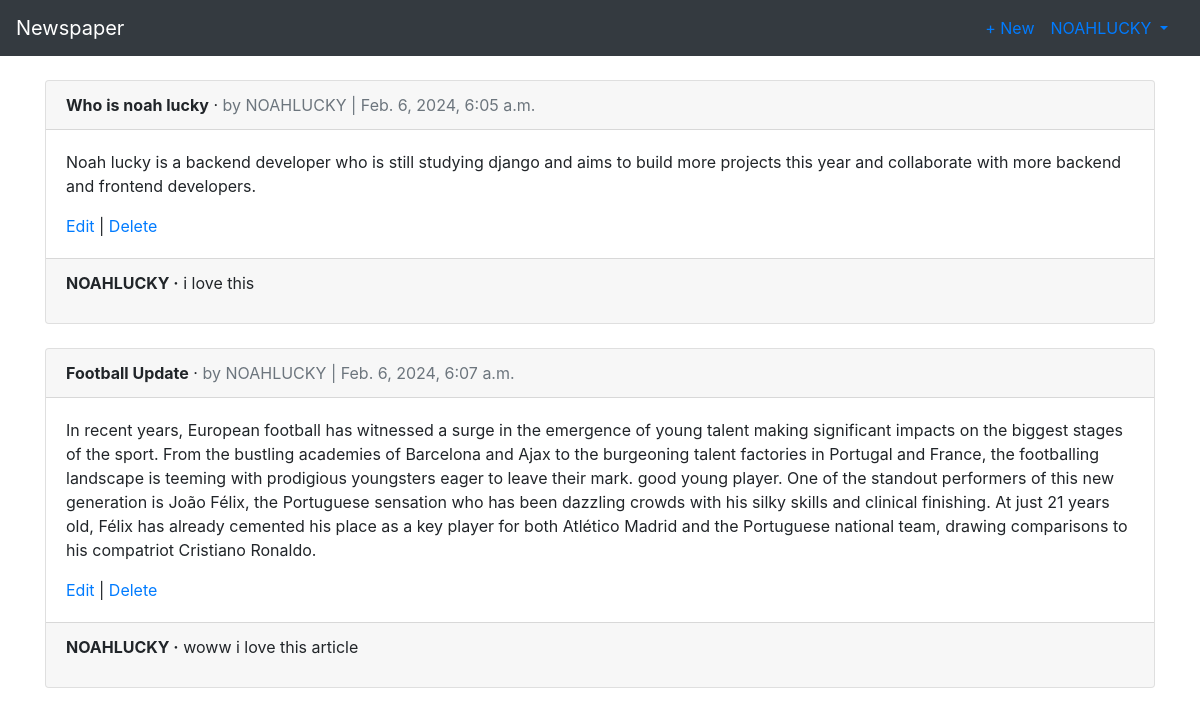
Screenshot of /articles (signed in) with the database file from the repository.
### users/models.py (models this page shows)
class CustomUser(AbstractUser):
    age = models.PositiveIntegerField(null=True, blank=True)

### articles/models.py (models this page shows, shortened)
class Article(models.Model):
    title = models.CharField(max_length=255)
    body = models.TextField()
    date = models.DateTimeField(auto_now_add=True)
    author = models.ForeignKey(
        get_user_model(),
        on_delete=models.CASCADE,
    )

class Comment(models.Model):
    article = models.ForeignKey(
        Article,
        on_delete = models.CASCADE,
        related_name = 'comments',
    )
    comment = models.CharField(max_length=140)
    author = models.ForeignKey(
        get_user_model(),
        on_delete=models.CASCADE,
    )
    def __str__(self):
        return self.comment

### articles/views.py (the view)
# urls.py: path('', ArticleListView.as_view(), name='article_list'),
class ArticleListView(ListView):
    model = Article
    template_name = 'article_list.html'

### templates/article_list.html (shortened to what this page needs)
{% extends 'base.html' %}
{% block content %}
  {% for article in object_list %}
    <div class="card">
      <div class="card-header">
        <span class="font-weight-bold">{{ article.title }}</span> &middot;
        <span class="text-muted">by {{ article.author }} | {{ article.date }}</span>
      </div>
      <div class="card-body">
        <p>{{ article.body }}</p>
        <a href="{% url 'article_edit' article.pk %}">Edit</a> |
        <a href="{% url 'article_delete' article.pk %}">Delete</a>
      </div>
      <div class="card-footer">
        {% for comment in article.comments.all %}
          <p>
            <span class="font-weight-bold">{{ comment.author }} &middot;</span>
            {{ comment }}
          </p>
        {% endfor %}
      </div>
    </div>
    <br />
  {% endfor %}
{% endblock content %}

### templates/base.html (shortened to what this page needs)
<!DOCTYPE html>
<html lang="en">
<head>
    <link rel="stylesheet" href="https://stackpath.bootstrapcdn.com/bootstrap/4.1.3/css/bootstrap.min.css"
>
</head>
<body>
<nav class="navbar navbar-expand-md navbar-dark bg-dark mb-4">
    <a class="navbar-brand" href="{% url 'home' %}">Newspaper</a>
    {% if user.is_authenticated %}
        <ul class="navbar-nav ml-auto">
            <li class="nav-item"><a href="{% url 'article_new' %}">+ New</a></li>
        </ul>
        <a class="nav-link dropdown-toggle" href="#" id="userMenu"
           data-toggle="dropdown" aria-haspopup="true"
           aria-expanded="false">
            {{ user.username }}
        </a>
    {% endif %}
</nav>
<div class="container">
    {% block content %}
    {% endblock content %}
</div>
</body>
</html>

### rows the page displays
CustomUser: username "NOAHLUCKY"
Article: title "Who is noah lucky", author "NOAHLUCKY", date "Feb. 6, 2024, 6:05 a.m.", body "Noah lucky is a backend developer who is still studying django and aims to build more projects this year and collaborate with more backend and frontend developers."
Comment: author "NOAHLUCKY", comment "i love this"
Article: title "Football Update", author "NOAHLUCKY", date "Feb. 6, 2024, 6:07 a.m.", body "In recent years, European football has witnessed a surge in the emergence of young talent making significant impacts on the biggest stages of the sport. From the bustling academies of Barcelona and Ajax to the burgeoning talent factories in Portugal and France, the footballing landscape is teeming with prodigious youngsters eager to leave their mark. good young player. One of the standout performers of this new generation is João Félix, the Portuguese sensation who has been dazzling crowds with his silky skills and clinical finishing. At just 21 years old, Félix has already cemented his place as a key player for both Atlético Madrid and the Portuguese national team, drawing comparisons to…"
Comment: author "NOAHLUCKY", comment "woww i love this article"
